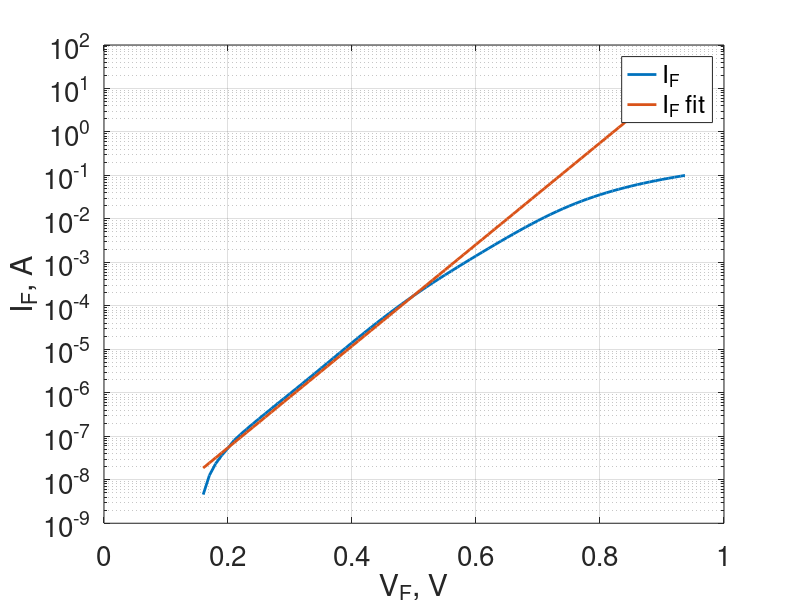
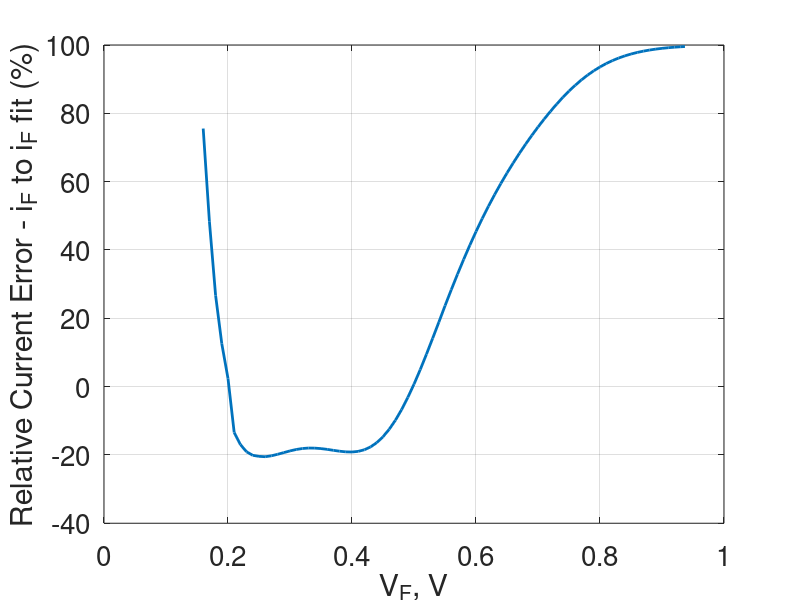

Reproduce these figures in MATLAB, in order.
%% ECE 342 - Tutorial Lab 1
close all;

%% Plot I-V characteristic
n4004_data = csvread('1N4004_fwd.csv');

v_F = n4004_data(:, 2);
i_F = n4004_data(:, 1);
i_F_fit = n4004_data(:, 6);

figure(1);

semilogy(v_F, i_F, 'linewidth', 2);
hold on;
semilogy(v_F, i_F_fit, 'linewidth', 2);
grid on;
% title('1N4004 I-V Characteristic');
set(gca,'fontsize',20);
ylabel('I_{F}, A');
xlabel('V_{F}, V');
legend('I_{F}', 'I_{F} fit');

%% Get i_f equation to find Is and n.

% Take subset from Vf = 0.2 to Vf = 0.6
v_F_sub = v_F(6:45);
i_F_sub = i_F(6:45);
i_F_equation = polyfit(v_F_sub, log(i_F_sub), 1)

%% Graph relative error

figure(3);
% i_F_fit_sub = 
error_percent = 100 .* ((i_F_fit - i_F) ./ i_F_fit);
hold off;
plot(v_F, error_percent, 'linewidth', 2);
set(gca,'fontsize',20);
ylabel('Relative Current Error - i_{F} to i_{F} fit (%)');
xlabel('V_{F}, V');
grid on;


